Frame 1 (no input): blank canvas, image omitted
Frame 60 (no input): blank canvas, image omitted
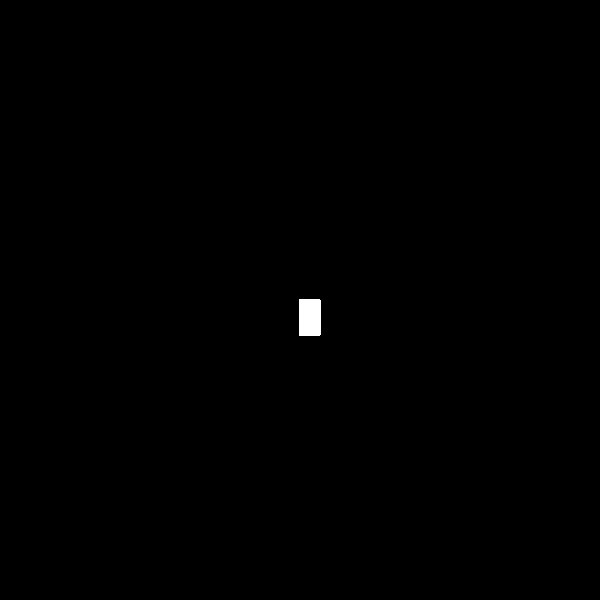
Frame 120 (the mouse pressed at the canvas centre since frame 60)

The p5.js sketch whose frames 1 and 60 were blank and that drew this single picture after the mouse press (run headless with seeded random() and noise() and a simulated clock; from frame 60 on, the mouse is pressed at the canvas centre):

// p5.js sketch
// ── sketch.js
function setup() {
    createCanvas(600, 600);
    background("black");
  }
  
  function draw() {
    stroke("white");
    fill("white");
  
    // console.log(mouseIsPressed);
  
    if (mouseIsPressed) {
      rect(mouseX, mouseY, 20, 35);
    }
  }
